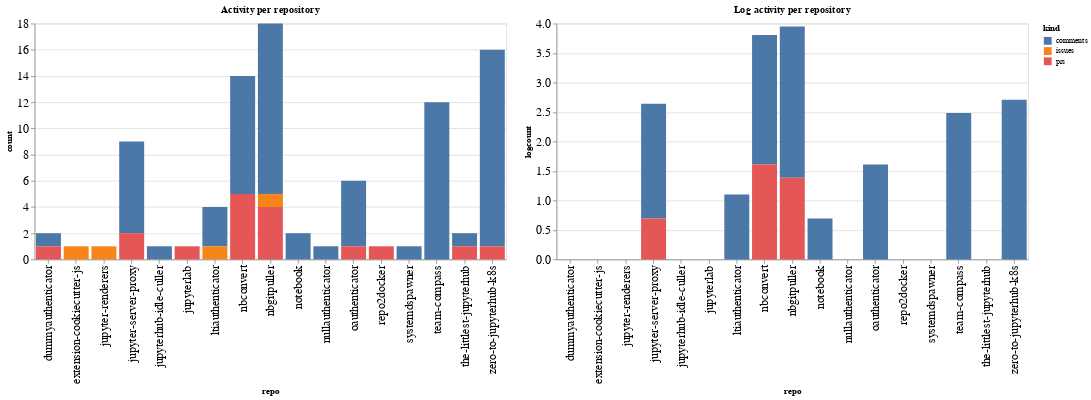

Source (notebook cell):
### Code cell
ch1 = alt.Chart(repo_summaries, width=600, title="Activity per repository").mark_bar().encode(
    x='repo',
    y='count',
    color='kind',
    tooltip="kind"
)

ch2 = alt.Chart(repo_summaries, width=600, title="Log activity per repository").mark_bar().encode(
    x='repo',
    y='logcount',
    color='kind',
    tooltip="kind"
)

ch1 | ch2

### Figure 1 — Vega-Lite specification as saved in the notebook (floating-point values rounded to 4 significant figures)
{"config": {"axisLeft": {"labelFontSize": 15}, "axisBottom": {"labelFontSize": 15}}, "hconcat": [{"mark": "bar", "encoding": {"color": {"type": "nominal", "field": "kind"}, "tooltip": {"type": "nominal", "field": "kind"}, "x": {"type": "nominal", "field": "repo"}, "y": {"type": "quantitative", "field": "count"}}, "title": "Activity per repository", "width": 600}, {"mark": "bar", "encoding": {"color": {"type": "nominal", "field": "kind"}, "tooltip": {"type": "nominal", "field": "kind"}, "x": {"type": "nominal", "field": "repo"}, "y": {"type": "quantitative", "field": "logcount"}}, "title": "Log activity per repository", "width": 600}], "data": {"name": "data-ae7edd03067b33498c3ff1dc10a0d7ea"}, "$schema": "https://vega.github.io/schema/vega-lite/v4.8.1.json", "datasets": {"data-ae7edd03067b33498c3ff1dc10a0d7ea": [{"repo": "dummyauthenticator", "kind": "comments", "count": 1, "logcount": 0.0}, {"repo": "dummyauthenticator", "kind": "prs", "count": 1, "logcount": 0.0}, {"repo": "extension-cookiecutter-js", "kind": "issues", "count": 1, "logcount": 0.0}, {"repo": "jupyter-renderers", "kind": "issues", "count": 1, "logcount": 0.0}, {"repo": "jupyter-server-proxy", "kind": "comments", "count": 7, "logcount": 1.946}, {"repo": "jupyter-server-proxy", "kind": "prs", "count": 2, "logcount": 0.6931}, {"repo": "jupyterhub-idle-culler", "kind": "comments", "count": 1, "logcount": 0.0}, {"repo": "jupyterlab", "kind": "prs", "count": 1, "logcount": 0.0}, {"repo": "ltiauthenticator", "kind": "comments", "count": 3, "logcount": 1.099}, {"repo": "ltiauthenticator", "kind": "issues", "count": 1, "logcount": 0.0}, {"repo": "nbconvert", "kind": "comments", "count": 9, "logcount": 2.197}, {"repo": "nbconvert", "kind": "prs", "count": 5, "logcount": 1.609}, {"repo": "nbgitpuller", "kind": "comments", "count": 13, "logcount": 2.565}, {"repo": "nbgitpuller", "kind": "issues", "count": 1, "logcount": 0.0}, {"repo": "nbgitpuller", "kind": "prs", "count": 4, "logcount": 1.386}, {"repo": "notebook", "kind": "comments", "count": 2, "logcount": 0.6931}, {"repo": "nullauthenticator", "kind": "comments", "count": 1, "logcount": 0.0}, {"repo": "oauthenticator", "kind": "comments", "count": 5, "logcount": 1.609}, {"repo": "oauthenticator", "kind": "prs", "count": 1, "logcount": 0.0}, {"repo": "repo2docker", "kind": "prs", "count": 1, "logcount": 0.0}, {"repo": "systemdspawner", "kind": "comments", "count": 1, "logcount": 0.0}, {"repo": "team-compass", "kind": "comments", "count": 12, "logcount": 2.485}, {"repo": "the-littlest-jupyterhub", "kind": "comments", "count": 1, "logcount": 0.0}, {"repo": "the-littlest-jupyterhub", "kind": "prs", "count": 1, "logcount": 0.0}, {"repo": "zero-to-jupyterhub-k8s", "kind": "comments", "count": 15, "logcount": 2.708}, {"repo": "zero-to-jupyterhub-k8s", "kind": "prs", "count": 1, "logcount": 0.0}]}}
